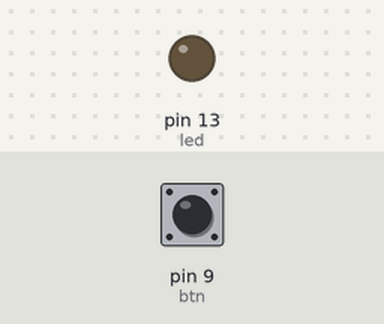
The sketch below on a simulated Arduino Uno, built with avr-gcc and run on an emulated ATmega328P. On the bench: output pins drawn as LEDs (lit = HIGH). The inputs (shaded band) are chosen by the test bench; at power-on: pin 9 (btn) LOW.

Above: at 1.2 s.
1.3 s: pin 9 (btn) pulled HIGH for 0.15 s
At 1.9 s:
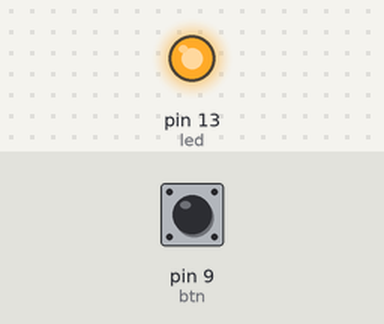
2.9 s: pin 9 (btn) pulled HIGH for 1 s
At 4.3 s:
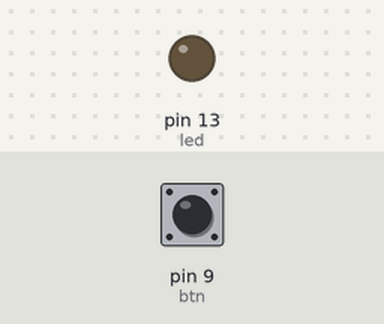
5.4 s: pin 9 (btn) pulled HIGH for 3.2 s
At 6.2 s:
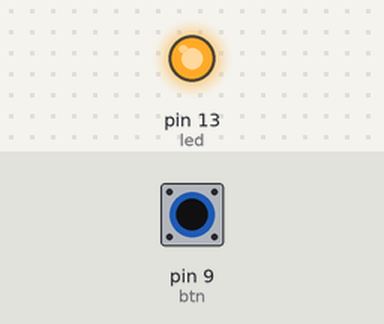
Timing chart, 0 to 8.4 s (numbered marks = the images above; inputs shaded):
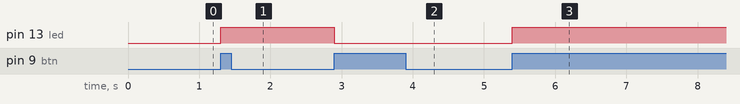

Measured:
- after the input at 1.3 s, pin 13 (led): LOW → HIGH at once
- after the input at 2.9 s, pin 13 (led): HIGH → LOW at once
- after the input at 5.4 s, pin 13 (led): LOW → HIGH at once

The sketch:

codigo.ino
```cpp
const int led = 13;
const int btn = 9;

void setup() {
  pinMode(led, OUTPUT);
  pinMode(btn, INPUT);
}
//----------------------------------------------------------------
void loop() {
  digitalWrite(led, toggle(btn));
}
//----------------------------------------------------------------
bool toggle(int btn){
  static bool lastBtn = 0, state = 0;
  bool reading = digitalRead(btn);

  if (reading && (lastBtn == 0)) state = !state;

  lastBtn = reading;
  return state;
}
```
